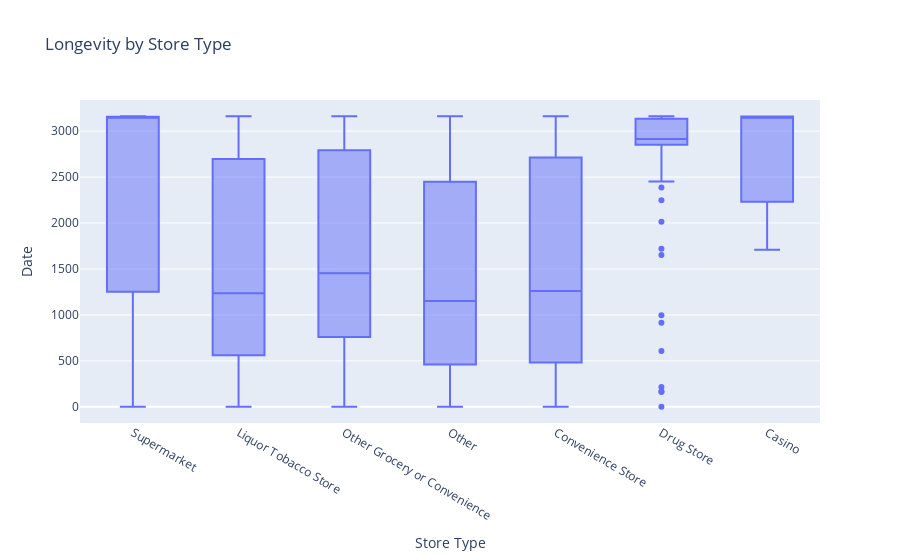

Notebook code cell kept with this figure:
### Code cell
fig = px.box(store_t_lon, 
             x = 'Store Type',
             y ='Date',
             title='Longevity by Store Type')
fig
# doesnt take into consideration stores that opened more recently

### Figure 1 — Plotly figure (JSON) as saved in the notebook; plotly's stock layout.template omitted (floating-point values rounded to 4 significant figures; data arrays with more than 128 entries replaced by an {"elided": "..."} marker saying what was removed)
{"data": [{"alignmentgroup": "True", "hovertemplate": "Store Type=%{x}<br>Date=%{y}<extra></extra>", "legendgroup": "", "marker": {"color": "#636efa"}, "name": "", "notched": false, "offsetgroup": "", "orientation": "v", "showlegend": false, "type": "box", "x": {"elided": "2448 str values"}, "x0": " ", "xaxis": "x", "y": {"elided": "2448 int values"}, "y0": " ", "yaxis": "y"}], "layout": {"boxmode": "group", "legend": {"tracegroupgap": 0}, "title": {"text": "Longevity by Store Type"}, "xaxis": {"anchor": "y", "domain": [0, 1], "title": {"text": "Store Type"}}, "yaxis": {"anchor": "x", "domain": [0, 1], "title": {"text": "Date"}}}}
